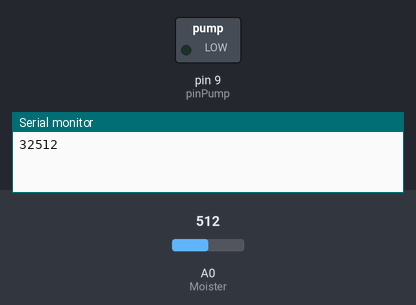
Bench run of a sketch on a simulated Arduino Uno, built with avr-gcc and run on an emulated ATmega328P. Shown: switched loads named in the sketch (green lamp = pin HIGH), the last lines printed to the serial monitor. The test bench sets the inputs (shaded band); at power-on: A0 (Moister) = 512. Pins used as bus, display or sensor lines are not drawn.

Above: at 1.2 s.
1.3 s: A0 (Moister) set to 361
6.2 s: A0 (Moister) set to 337
At 10.8 s:
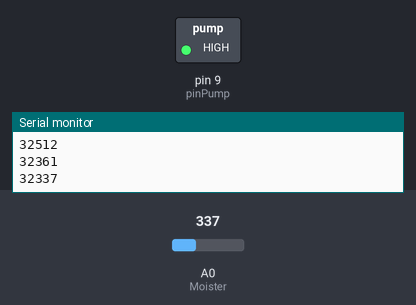
14.5 s: A0 (Moister) set to 355
At 15.6 s:
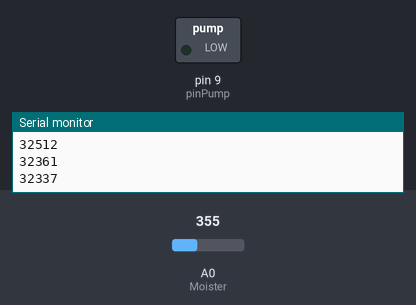
Timing chart, 0 to 17.5 s (numbered marks = the images above; inputs shaded):
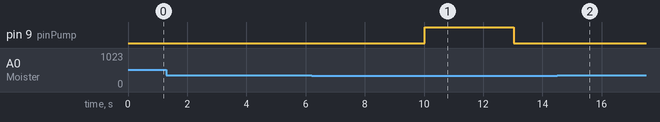

Measured:
- the behaviour switches between 346 and 345 on A0 (Moister) (found by bisection; images 0 and 1)
- after the input at 6.2 s, pin 9 (pinPump): LOW → HIGH after 3.8 s, → LOW 3.0 s later
- after the input at 14.5 s, pin 9 (pinPump): stays LOW (without the input it goes to HIGH after 3.5 s)

The sketch:

diod.ino
```cpp
const int pinPump = 9;
const int Moister = A0;
const int power = 7;
int val = 0;  // for storing moisture value

void setup() {
  pinMode(pinPump, OUTPUT);
  Serial.begin(9600);
  pinMode(Moister,INPUT);
  pinMode(power, OUTPUT);
  digitalWrite(power, LOW);

}

int readSoil() {
    digitalWrite(power, HIGH);//turn D7 "On"
    delay(10);//wait 10 milliseconds
    val = analogRead(Moister);//Read the SIG value form sensor
    digitalWrite(power, LOW);//turn D7 "Off"
    return val;//send current moisture value
}
bool botMoister () {
  while(Serial.available()){
    char incomingChar = Serial.read();
    if (incomingChar == '1') {
      return true;
      }
    return false;
}
}
void loop() {
  int v = readSoil();
  bool botSignal = botMoister();
  Serial.print(botSignal + ' ');
  Serial.println(v);
  if (v<= 345 || botSignal) {
    analogWrite(pinPump, 255);
      delay(3000);
  }
  analogWrite(pinPump, 0);
  delay(5000);

}
```
